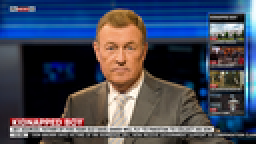
%> input picture face recognition/1.png, 128 x 72 px, shrunk from 1920 x 1080 before the run (shown 2 times larger)
$ octave script.m   (GNU Octave 9; MATLAB toolbox functions it lacks are replaced by stand-ins)
%> lines starting %> are read from the running program, lines starting %| are printed output that depends on the picture
### image processing/Edge detection/FP.m
function [ OUT ] = FP( IN,M )

IN=double(IN);
NORM=sum(sum(M));
if (NORM==0)
    NORM=1;
end

[wM kM]=size(M);
mw=ceil(wM/2);
kw=ceil(kM/2);

%srodek i od gory do okola abcd

a=mw-1;
c=wM-mw;
d=kw-1;
b=kM-kw;

[w k]=size(IN);
A1=zeros(a,d)+IN(1,1);
A2=zeros(a,k);
for i=1:k
   A2(:,i)=A2(:,i)+IN(1,i);
end
A3=zeros(a,b)+IN(1,end);
A4=zeros(w,d);
for i=1:w
   A4(i,:)=A4(i,:)+IN(i,1);
end
A5=zeros(w,b);
for i=1:w
   A5(i,:)=A5(i,:)+IN(i,end);
end
A6=zeros(c,d)+IN(end,1);
A7=zeros(c,k);
for i=1:k
   A7(:,i)=A7(:,i)+IN(end,i);
end
A8=zeros(c,b)+IN(end,end);

A=[ A1, A2, A3; A4, IN, A5; A6, A7, A8];
OUT=IN;

for i=1:w
    for j=1:k
        OUT(i,j)=sum(sum(A((0:wM-1)+i,(0:kM-1)+j).*M))/NORM;
    end
end

end

### image processing/Edge detection/FP2.m
function [ OUT ] = FP2( IN,M )

IN=double(IN);
NORM=sum(sum(M));
if (NORM==0)
    NORM=1;
end

[wM kM]=size(M);
mw=ceil(wM/2);
kw=ceil(kM/2);

%srodek i od gory do okola abcd

a=mw-1;
c=wM-mw;
d=kw-1;
b=kM-kw;

[w k]=size(IN);
A1=fliplr(flipud(IN(1:a,1:d)));
A2=flipud(IN(1:a,1:k));
A3=fliplr(flipud(IN(1:a,end-b+1:end)));
A4=fliplr(IN(1:w,1:d));
A5=fliplr(IN(1:w,end-b+1:end));
A6=fliplr(flipud(IN(end-c+1:end,1:d)));
A7=flipud(IN(end-c+1:end,1:k));
A8=fliplr(flipud(IN(end-c+1:end,end-b+1:end)));
A=[ A1, A2, A3; A4, IN, A5; A6, A7, A8];

OUT=IN;
for i=1:w
    for j=1:k
        OUT(i,j)=sum(sum(A((0:wM-1)+i,(0:kM-1)+j).*M))/NORM;
    end
end

end

### image processing/Edge detection/script.m
clc
%clear all

M1=[-1,0;1,0];
M2=[-1,1; 0,0];
M3=[0,1; -1,0];
M4=[1 ,0 ;0 ,-1];
M5=[ -1,-1,2; -1,2,-1; 2,-1,-1 ];
M6=[2,-1,-1; -1,2,-1; -1,-1,2];
M7=[ -2,-1,0; -1,0,1; 0,1,2 ];
M8=[ 0,1,0; 1,-4,1; 1,1,1 ];
M9=[ 1,1,1; 1,-8,1; 1,1,1  ];
M10=[-1,0,1; -1,0,1; -1,0,1];
M11=[ -1,-1,-1; 0,0,0; 1,1,1 ];
M12=[ 0,1,1; -1,0,1; -1,-1,0  ];
M13=[ -1,-1,0; -1,0,1; 0,1,1  ];
M14=[ -3,-3,5; -1,0,5; -3,-3,5  ];
M15=[ -3,5,5; -3,0,5; -3,-3,-3  ];
M16=[5,5,5; -3,0,-3; -3,-3,-3];
M17=[5,5,-3; 5,0,-3; -3,-3,-3];
M18=[ 5,-3,-3; 5,0,-3; 5,-3,-3 ];
M19=[-3,-3,-3; 5,0,-3; 5,5,-3];
M20=[-3,-3,-3; -3,0,-3; 5,5,5];
M21=[-3,-3,-3; -3,0,5; -3,5,5];

obraz=  imread('1.png');  % ladowanie obrazu
%> obraz is the input picture: size 72x128x3 uint8; mean R, G, B 67.4, 71.9, 87
obraz = 0.2126* obraz(:,:,1) + 0.7152 * obraz(:,:,2) + 0.0722 * obraz(:,:,3); % wyciagniecie kanalu  RGBtitle('This is my Figure')
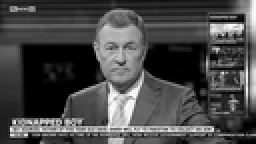
%> obraz: size 72x128 uint8 (shown 2 times larger); min 0, max 254, mean 72

figure(1);
set(gcf,'numbertitle','off','name','Filtracja rozciagniecie') % See the help for GCF

out=FP(obraz,M1);
%> after the loop in FP, `for i=1:w`: A5 = 72 values, max 251 at index 5, min 0 at index 63, mean 145.5
%> after the loop in FP, `for i=1:k`: A7 = 128 values, max 198 at index 61, min 0 at index 15, mean 62.34
subplot(5,5,1);
image(out)
title('M1');
set(gca,'XTick',[]);
set(gca,'YTick',[]);
axis equal; % piksel zawsze = kwadratem

out=FP(obraz,M2);
subplot(5,5,2);
image(out)
title('M2');
set(gca,'XTick',[]);
set(gca,'YTick',[]);
axis equal; % piksel zawsze = kwadratem

out=FP(obraz,M3);
subplot(5,5,3);
image(out)
title('M3');
set(gca,'XTick',[]);
set(gca,'YTick',[]);
axis equal; % piksel zawsze = kwadratem

out=FP(obraz,M4);
%> call 4 of FP, with M = [1 0; 0 -1]
%> after the loop in FP (call 4), `for i=1:w`:
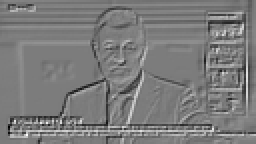
%> OUT: size 72x128 double (shown 2 times larger); min -209, max 219, mean -1.1; drawn with min black and max white
subplot(5,5,4);
image(out)
title('M4');
set(gca,'XTick',[]);
set(gca,'YTick',[]);
axis equal; % piksel zawsze = kwadratem

out=FP(obraz,M5);
%> call 5 of FP, with M = [-1 -1 2; -1 2 -1; 2 -1 -1]
%> after the loop in FP (call 5), `for i=1:k`: A2 = 128 values, max 247 at index 128, min 17 at index 73, mean 37.66
%> after the loop in FP (call 5), `for i=1:w`: A4 = 72 values, max 91 at index 25, min 26 at index 2, mean 47.74
%> in FP (call 5), `A=[ A1, A2, A3; A4, IN, A5; A6, A7, A8];`:
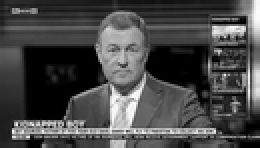
%> A: size 74x130 double (shown 2 times larger); min 0, max 254, mean 71.8
subplot(5,5,5);
image(out)
title('M5');
set(gca,'XTick',[]);
set(gca,'YTick',[]);
axis equal; % piksel zawsze = kwadratem

out=FP(obraz,M6);
subplot(5,5,6);
image(out)
title('M6');
set(gca,'XTick',[]);
set(gca,'YTick',[]);
axis equal; % piksel zawsze = kwadratem

out=FP(obraz,M7);
subplot(5,5,7);
image(out)
title('M7');
set(gca,'XTick',[]);
set(gca,'YTick',[]);
axis equal; % piksel zawsze = kwadratem

out=FP(obraz,M8);
subplot(5,5,8);
image(out)
title('M8');
set(gca,'XTick',[]);
set(gca,'YTick',[]);
axis equal; % piksel zawsze = kwadratem

out=FP(obraz,M9);
subplot(5,5,9);
image(out)
title('M9');
set(gca,'XTick',[]);
set(gca,'YTick',[]);
axis equal; % piksel zawsze = kwadratem

out=FP(obraz,M10);
subplot(5,5,10);
image(out)
title('M10');
set(gca,'XTick',[]);
set(gca,'YTick',[]);
axis equal; % piksel zawsze = kwadratem

out=FP(obraz,M11);
subplot(5,5,11);
image(out)
title('M11');
set(gca,'XTick',[]);
set(gca,'YTick',[]);
axis equal; % piksel zawsze = kwadratem

out=FP(obraz,M12);
subplot(5,5,12);
image(out)
title('M12');
set(gca,'XTick',[]);
set(gca,'YTick',[]);
axis equal; % piksel zawsze = kwadratem

out=FP(obraz,M13);
subplot(5,5,13);
image(out)
title('M13');
set(gca,'XTick',[]);
set(gca,'YTick',[]);
axis equal; % piksel zawsze = kwadratem

out=FP(obraz,M14);
subplot(5,5,14);
image(out)
title('M14');
set(gca,'XTick',[]);
set(gca,'YTick',[]);
axis equal; % piksel zawsze = kwadratem

out=FP(obraz,M15);
subplot(5,5,15);
image(out)
title('M15');
set(gca,'XTick',[]);
set(gca,'YTick',[]);
axis equal; % piksel zawsze = kwadratem

out=FP(obraz,M16);
%> after the loop in FP (call 16), `for i=1:w`:
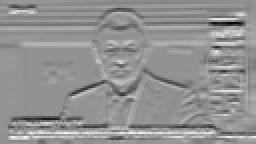
%> OUT: size 72x128 double (shown 2 times larger); min -2940, max 2171, mean -8.2; drawn with min black and max white
subplot(5,5,16);
image(out)
title('M16');
set(gca,'XTick',[]);
set(gca,'YTick',[]);
axis equal; % piksel zawsze = kwadratem

out=FP(obraz,M17);
%> after the loop in FP (call 17), `for i=1:w`:
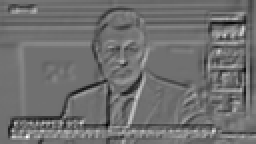
%> OUT: size 72x128 double (shown 2 times larger); min -2197, max 2782, mean -17.9; drawn with min black and max white
subplot(5,5,17);
image(out)
title('M17');
set(gca,'XTick',[]);
set(gca,'YTick',[]);
axis equal; % piksel zawsze = kwadratem

out=FP(obraz,M18);
%> after the loop in FP (call 18), `for i=1:w`:
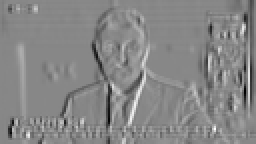
%> OUT: size 72x128 double (shown 2 times larger); min -2513, max 2208, mean -18.3; drawn with min black and max white
subplot(5,5,18);
image(out)
title('M18');
set(gca,'XTick',[]);
set(gca,'YTick',[]);
axis equal; % piksel zawsze = kwadratem

out=FP(obraz,M19);
%> after the loop in FP (call 19), `for i=1:w`:
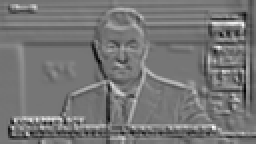
%> OUT: size 72x128 double (shown 2 times larger); min -2017, max 2332, mean -6.5; drawn with min black and max white
subplot(5,5,19);
image(out)
title('M19');
set(gca,'XTick',[]);
set(gca,'YTick',[]);
axis equal; % piksel zawsze = kwadratem

out=FP(obraz,M20);
subplot(5,5,20);
image(out)
title('M20');
set(gca,'XTick',[]);
set(gca,'YTick',[]);
axis equal; % piksel zawsze = kwadratem

out=FP(obraz,M21);
subplot(5,5,21);
image(out)
title('M21');
set(gca,'XTick',[]);
set(gca,'YTick',[]);
axis equal; % piksel zawsze = kwadratem

colormap(gray(256));


figure(2);
set(gcf,'numbertitle','off','name','Filtracja lustro') % See the help for GCF

out=FP2(obraz,M1);
%> in FP2, `A1=fliplr(flipud(IN(1:a,1:d)));`: A1 = []
%> in FP2, `A8=fliplr(flipud(IN(end-c+1:end,end-b+1:end)));`: A8 = 0
subplot(5,5,1);
image(out)
title('M1');
set(gca,'XTick',[]);
set(gca,'YTick',[]);
axis equal; % piksel zawsze = kwadratem

out=FP2(obraz,M2);
subplot(5,5,2);
image(out)
title('M2');
set(gca,'XTick',[]);
set(gca,'YTick',[]);
axis equal; % piksel zawsze = kwadratem

out=FP2(obraz,M3);
subplot(5,5,3);
image(out)
title('M3');
set(gca,'XTick',[]);
set(gca,'YTick',[]);
axis equal; % piksel zawsze = kwadratem

out=FP2(obraz,M4);
subplot(5,5,4);
image(out)
title('M4');
set(gca,'XTick',[]);
set(gca,'YTick',[]);
axis equal; % piksel zawsze = kwadratem

out=FP2(obraz,M5);
subplot(5,5,5);
image(out)
title('M5');
set(gca,'XTick',[]);
set(gca,'YTick',[]);
axis equal; % piksel zawsze = kwadratem

out=FP2(obraz,M6);
subplot(5,5,6);
image(out)
title('M6');
set(gca,'XTick',[]);
set(gca,'YTick',[]);
axis equal; % piksel zawsze = kwadratem

out=FP2(obraz,M7);
subplot(5,5,7);
image(out)
title('M7');
set(gca,'XTick',[]);
set(gca,'YTick',[]);
axis equal; % piksel zawsze = kwadratem

out=FP2(obraz,M8);
subplot(5,5,8);
image(out)
title('M8');
set(gca,'XTick',[]);
set(gca,'YTick',[]);
axis equal; % piksel zawsze = kwadratem

out=FP2(obraz,M9);
subplot(5,5,9);
%> (the run ends here)
